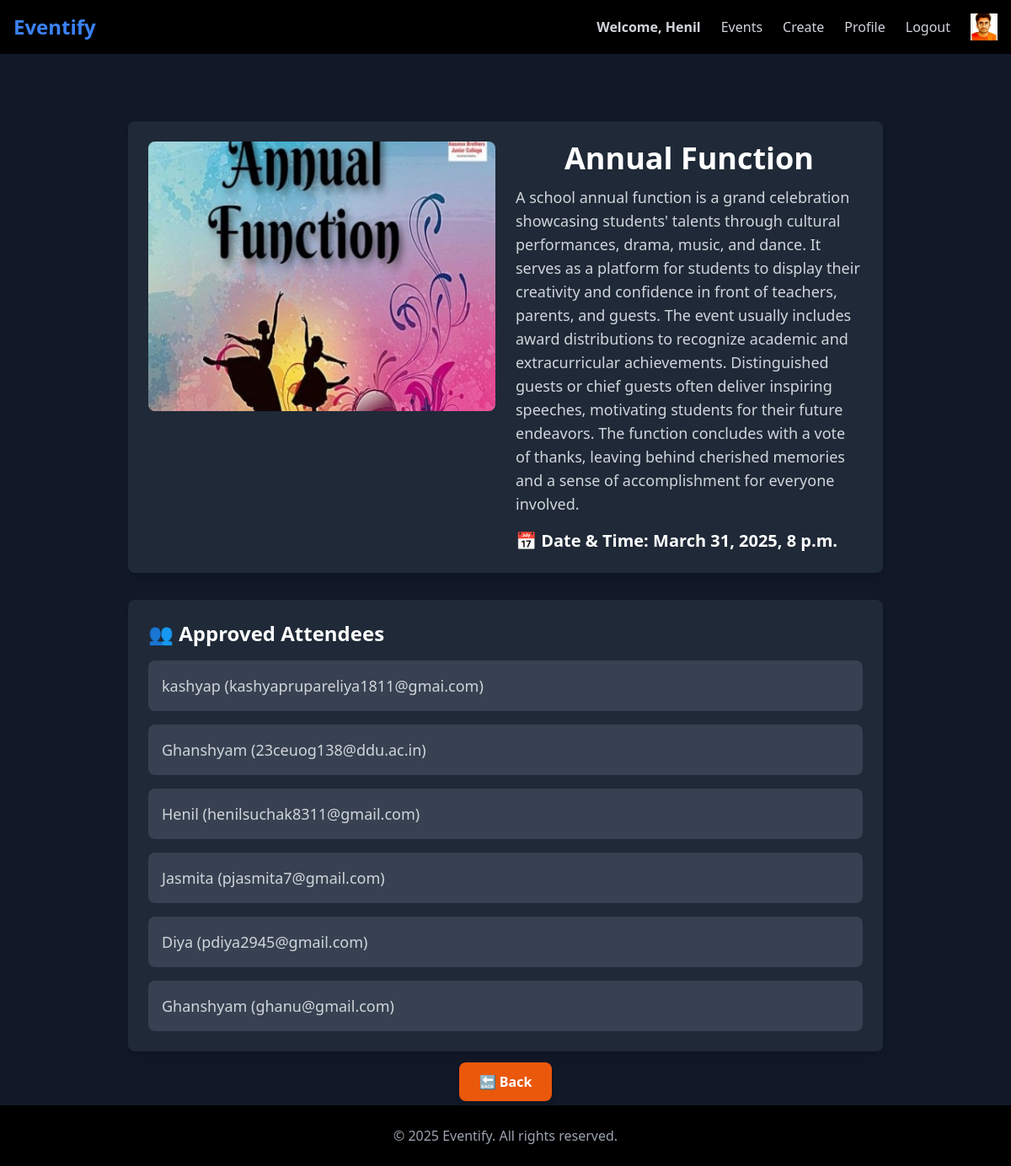
Before: /event/past-event/31/ (signed in) with the older database file.
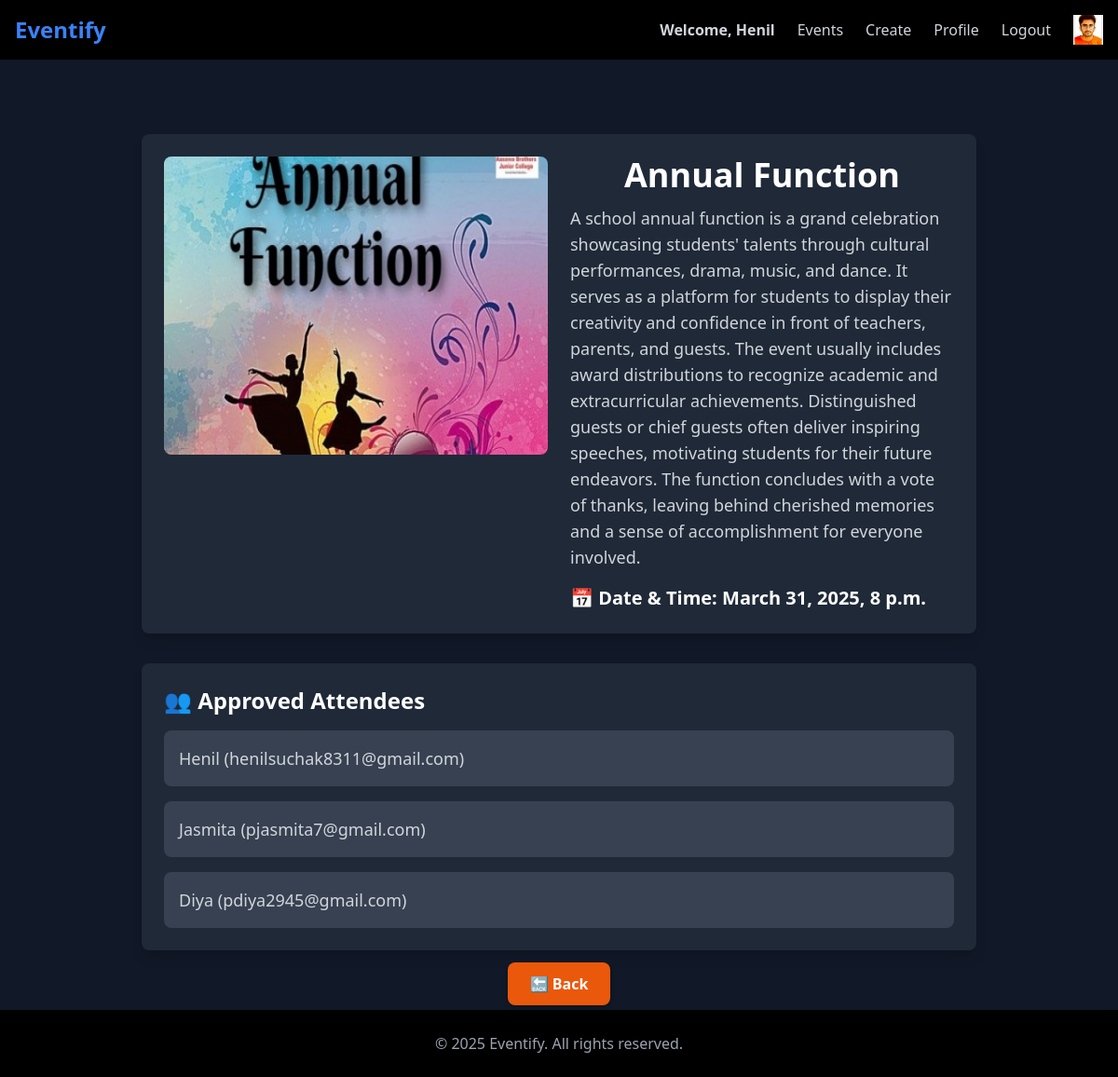
After: the same page with the newer database file.
### event/models.py (models this page shows, shortened)
class Attendee(models.Model):
    name = models.CharField(max_length=100)
    email = models.EmailField(unique=True)
    phone_no = models.CharField(max_length=15, null=True, blank=True)

### event/views.py (the view)
# urls.py: path("past-event/<int:event_id>/", views.past_event_details, name="past_event_details"), #15 past event details
def past_event_details(request, event_id):
    event = get_object_or_404(Event, id=event_id)
    if event.date_time >= timezone.now():
        return redirect("event:event_details", event_id=event.id)
    return render(request, "event/past_event_details.html", {"event": event})

### event/templates/event/past_event_details.html (shortened to what this page needs)
{% extends "layout.html" %}
{% block content %}
    <div class="min-h-screen bg-gray-900 text-white flex flex-col items-center p-4">
        <div class="mt-16 p-6 bg-gray-800 shadow-lg rounded-lg max-w-4xl w-full">
            <div class="grid grid-cols-1 md:grid-cols-2 gap-6 md:items-start">
                {% if event.image %}
                    <img src="{{ event.image.url }}" alt="{{ event.title }}" class="rounded-lg w-full h-80 object-cover">
                {% else %}
                    <div class="w-full h-80 bg-gray-600 flex items-center justify-center text-gray-300">
                        No Image Available
                    </div>
                {% endif %}
                <div class="w-full min-w-0">
                    <h1 class="text-4xl font-extrabold text-orange-400 break-words">{{ event.title }}</h1>
                    <p class="text-gray-300 mt-3 text-lg break-words break-all overflow-hidden w-full">
                        {{ event.description }}
                    </p>
                    <p class="text-xl font-semibold text-gray-100 mt-4">📅 Date & Time: {{ event.date_time }}</p>
                </div>
            </div>
        </div>
        {% if request.user == event.organizer %}
            <div class="mt-8 p-6 bg-gray-800 shadow-lg rounded-lg max-w-4xl w-full border border-gray-700">
                <h2 class="text-2xl font-bold text-gray-100 mb-4">👥 Approved Attendees</h2>
                {% if event.attendees.all %}
                    <ul class="list-none space-y-4">
                        {% for attendee in event.attendees.all %}
                            <li class="bg-gray-700 p-4 rounded-lg shadow-sm border border-gray-600">
                                <span class="text-lg text-gray-300 font-medium">{{ attendee.name }} ({{ attendee.email }})</span>
                            </li>
                        {% endfor %}
                    </ul>
                {% else %}
                    <p class="text-gray-400 text-lg mt-3">No approved attendees.</p>
                {% endif %}
            </div>
        {% endif %}
        <div class="mt-6 text-center">
            <a href="{{ request.GET.next|default:'{% url "event:event_list" %}' }}"
               class="bg-orange-600 hover:bg-orange-700 text-white font-semibold px-6 py-3 rounded-lg shadow-md transition-all duration-300 ease-in-out">
                🔙 Back
            </a>
        </div>
    </div>
{% endblock %}

Changed rows visible on the page:
removed Attendee: name "kashyap", email "kashyaprupareliya1811@gmai.com"
removed Attendee: name "Ghanshyam", email "23ceuog138@ddu.ac.in"
removed Attendee: name "Ghanshyam", email "ghanu@gmail.com"
